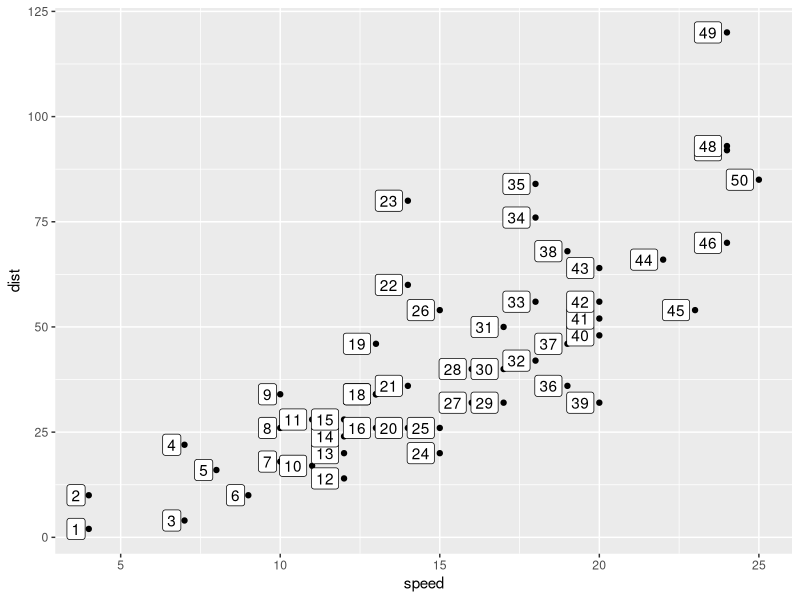
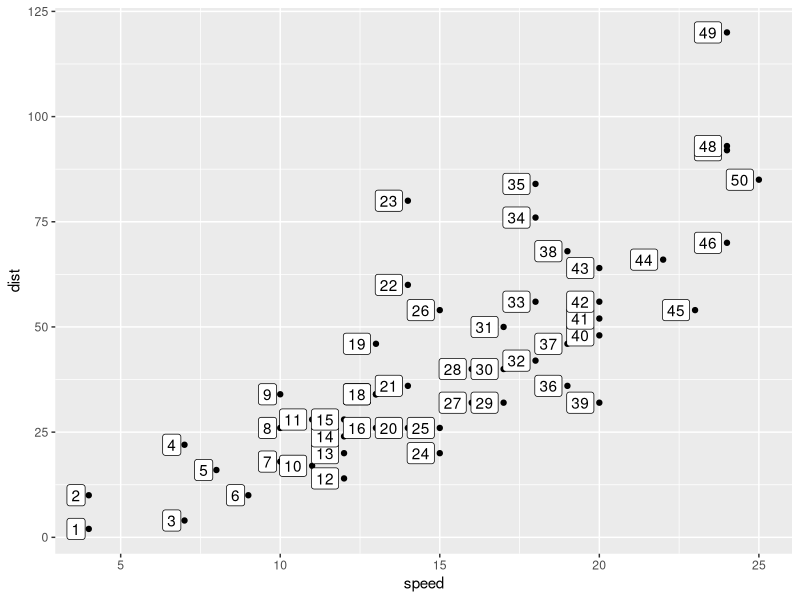
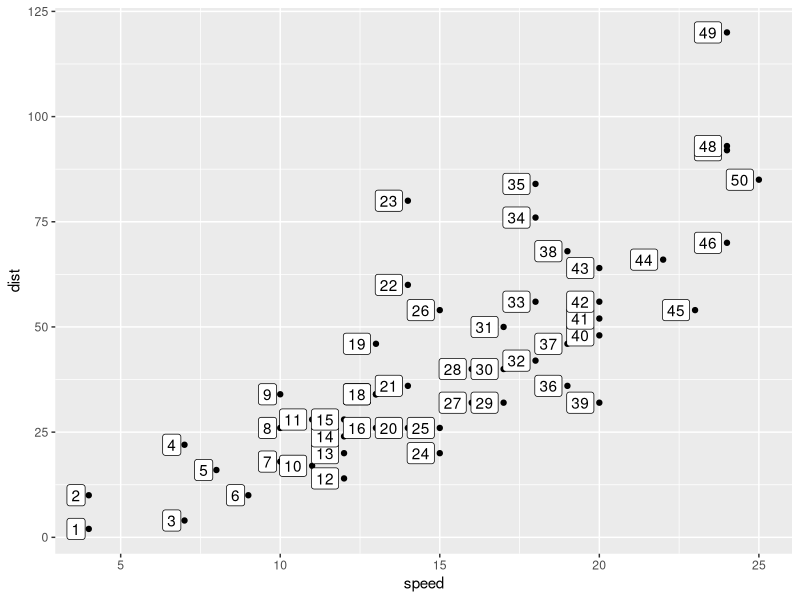
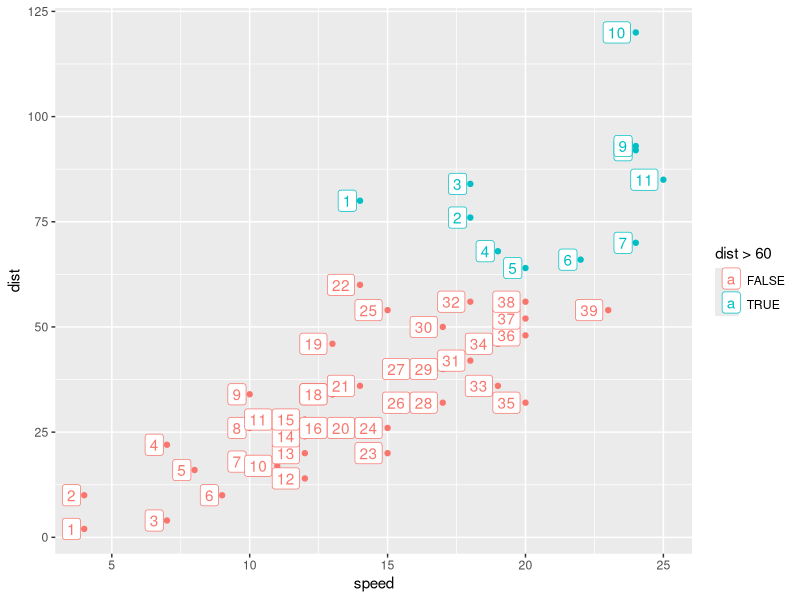

The R source for these figures, in order:
## ---- chunk 1
#| label: cars
# step 0.a
library(tidyverse)
cars %>% 
  mutate(id_number = 1:n()) %>% 
  ggplot() + 
  aes(x = speed, y = dist) + 
  geom_point() + 
  geom_label(aes(label = id_number), 
             hjust = 1.2)

# step 0.b
layer_data(last_plot(), i = 2) %>% 
  head()
## ---- chunk 2
#| label: compute_group_row_number

# you won't use the scales argument, but ggplot will later
compute_group_row_number <- function(data, scales){
  
  data %>% 
    # add an additional column called label
    # the geom we inherit from requires the label aesthetic
    mutate(label = 1:n())
  
}

# step 1b test the computation function 
cars %>% 
  # input must have required aesthetic inputs as columns
  rename(x = speed, y = dist) %>% 
  compute_group_row_number() %>% 
  head()
## ---- chunk 3
#| label: StatRownumber

StatRownumber <- ggplot2::ggproto(`_class` = "StatRownumber",
                                  `_inherit` = ggplot2::Stat,
                                  required_aes = c("x", "y"),
                                  compute_group = compute_group_row_number)

# test
cars %>% 
  mutate(id_number = 1:n()) %>% 
  ggplot() + 
  aes(x = speed, y = dist) + 
  geom_point() + 
  geom_label(stat = StatRownumber, 
             hjust = 1.2)
## ---- chunk 4
#| label: geom_label_row_number

geom_label_row_number <- function(mapping = NULL, data = NULL,
                           position = "identity", na.rm = FALSE,
                           show.legend = NA,
                           inherit.aes = TRUE, ...) {
  ggplot2::layer(
    stat = StatRownumber, # proto object from Step 2
    geom = ggplot2::GeomLabel, # inherit other behavior, this time Label
    data = data, 
    mapping = mapping,
    position = position, 
    show.legend = show.legend, 
    inherit.aes = inherit.aes,
    params = list(na.rm = na.rm, ...)
  )
}
## ---- chunk 5
#| label: enjoy_again

cars %>% 
  ggplot() + 
  aes(x = speed, y = dist) + 
  geom_point() + 
  geom_label_row_number(hjust = 1.2) # function in action
## ---- chunk 6
#| label: conditional_compute

last_plot() + 
  aes(color = dist > 60) # Computation is within group
## ---- chunk 7
paste0("(", 1, ", ",3., ")")
